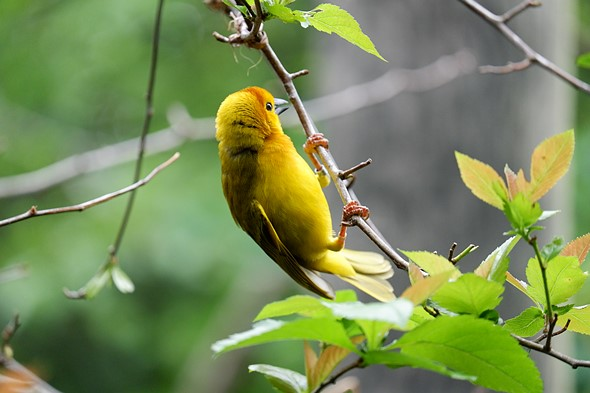
#> input picture filters/image3.jpeg, 590 x 393 px, found by its file name
$ python exercise3.py
#> lines starting #> are read from the running program, lines starting #| are printed output that depends on the picture
#exercise 3

from skimage import io
import numpy as np
import matplotlib.pyplot as plt
from time import time

# Make matplotlib figures appear inline in the
# notebook rather than in a new window
plt.rcParams['figure.figsize'] = (10.0, 8.0) # set default size of plots
plt.rcParams['image.interpolation'] = 'nearest'
plt.rcParams['image.cmap'] = 'gray'

# provide methods for loading and displaying images
def load(image_path):
#> called with image_path = 'filters/image3.jpeg'
    out = io.imread(image_path)
#> out is the input picture: shape (393, 590, 3); mean R, G, B 121.2, 139.3, 88.3
    out = out.astype(np.float64) / 255
    return out

def display(img, title=None):
    # Show image
    plt.figure(figsize = (5,5))
    plt.imshow(img)
    plt.title(title)
    plt.axis('off')
    plt.show()

# As usual, you may use your own images, but you must include them in your submission.
#github doesnt let me upload images
image_path = 'filters/image3.jpeg'

image = load(image_path)

import math
def naive_convolution_filter(image, kernel):
    """
    Args:
        image: numpy array of shape (Hi, Wi).
        kernel: numpy array of shape (Hk, Wk).
    Returns:
        out: numpy array of shape (Hi, Wi).
    """
    out = np.zeros(image.shape)

    for image_row in range(image.shape[0]):
        for image_column in range(image.shape[1]):
            output_value = 0
            for kernel_row in range(kernel.shape[0]):
                for kernel_column in range(kernel.shape[1]):
                    image_row_offset = math.ceil(kernel_row - kernel.shape[0] / 2)
                    image_column_offset = math.ceil(kernel_column - kernel.shape[1] / 2)

                    if (image_row + image_row_offset < 0 or
                        image_row + image_row_offset >= image.shape[0] or
                        image_column + image_column_offset < 0 or
                        image_column + image_column_offset >= image.shape[1]):
                        image_value = 0
                    else:
                        image_value = image[image_row + image_row_offset, image_column + image_column_offset]

                    output_value += image_value * kernel[kernel_row, kernel_column]

            out[image_row, image_column] = output_value
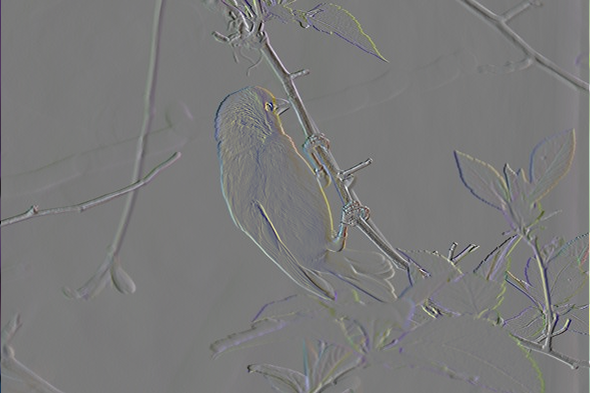
#> out: shape (393, 590, 3) float64; mean R, G, B -6.06e-05, -0.000101, -1.3e-05; drawn with min black and max white

    return out
#got this one from google
sharpening2filter = np.array(
[
    [0, -1, 0],
    [-1, 5, -1],
    [0, -1, 0]
])
#tried to apply the same principle and got this
sharpeningfilter = np.array(
[
    [-1, -1, -1],
    [-1, 9, -1],
    [-1, -1, -1]
])

#this seems to work too (and it should in theory)
sharpeningfilter3 = np.array(
[
    [0, -1, 0],
    [0, 3, 0],
    [0, -1, 0]
])
#testing limiations on how little i can go
sharpeningfilter4 = np.array(
[
    [0, 0, 0],
    [0, 2, 0],
    [0, -1, 0]
])


#turns out this is also a really intersting way to filter sharpness
sharpagain = np.array(
[
    [0, 0, -1, 0, 0],
    [0, 0, 0, 0, 0],
    [-1, 0, 5, 0, -1],
    [0, 0, 0, 0, 0],
    [0, 0, -1, 0, 0]
])
#more sharpness i guess
sharp2 = np.array(
[
    [-1, 0, -1, 0, -1],
    [0, 0, 1, 0, 0],
    [-1, 1, 5, 1, -1],
    [0, 0, 1, 0, 0],
    [-1, 0, -1, 0, -1]
])


#it seems through some random sheer luck that i have made somewhat of an edge detection filter
#to be honest, im not sure why it works but it does
experiment = np.array(
[
    [-1, 0, -2, 0, -1],
    [0, 0, 1, 0, 0],
    [-2, 1, 1, 1, -2],
    [0, 0, 1, 0, 0],
    [-1, 0, -2, 0, -1]
])
#slihgtly better edge detection
experiment2 = np.array(
[
    [-1, 0, -2, 0, -1],
    [0, 0, 0, 0, 0],
    [-2, 0, 5, 0, -2],
    [0, 0, 0, 0, 0],
    [-1, 0, -2, 0, -1]
])
#12 works best, prob cuz the other numbers add up to 12
experiment3 = np.array(
[
    [-1, 0, -2, 0, -1],
    [0, 0, 0, 0, 0],
    [-2, 0, 12, 0, -2],
    [0, 0, 0, 0, 0],
    [-1, 0, -2, 0, -1]
])

#the more extreme the numbers the better it works it seems
experiment4 = np.array(
[
    [-3, 0, -2, 0, -3],
    [0, 0, 0, 0, 0],
    [-2, 0, 20, 0, -2],
    [0, 0, 0, 0, 0],
    [-3, 0, -2, 0, -3]
])

simpleedge = np.array(
[
    [1, 0, -1]
])
display(image, "Original Image")
display(naive_convolution_filter(image, simpleedge), "Filtered Image")
#> call 2 of display, with title = 'Filtered Image'
#> in display (call 2), `plt.show()`:
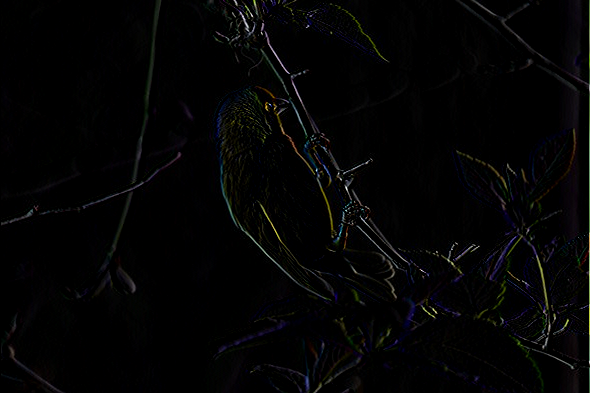
#> shown: shape (393, 590, 3) float64; mean R, G, B 0.0159, 0.0159, 0.0162

$ run again, with filters/image2.jpeg copied over filters/image3.jpeg
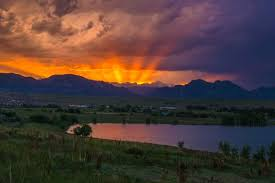
#> input picture filters/image2.jpeg, 275 x 183 px, found by its file name
#> in load, out is the input picture: shape (183, 275, 3); mean R, G, B 81, 61.5, 56.4
#> after the loop in naive_convolution_filter, `for image_row in range(image.shape[0]):`:
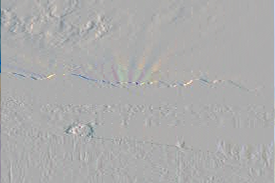
#> out: shape (183, 275, 3) float64; mean R, G, B 0.00068, 0.000241, -0.000247; drawn with min black and max white
#> in display (call 2), `plt.show()`:
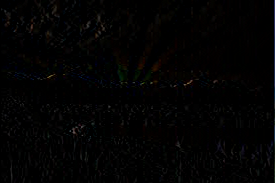
#> shown: shape (183, 275, 3) float64; mean R, G, B 0.0111, 0.00984, 0.00962
